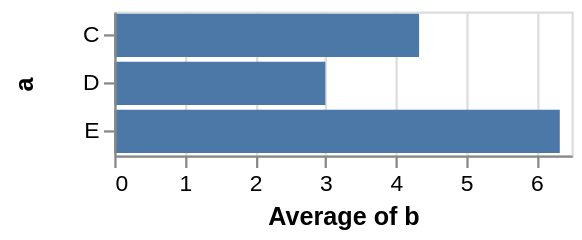

Describe this chart as a Vega-Lite specification.
### Vega specification from a JSON file in a GitHub repository (floating-point values rounded to 4 significant figures)
{"$schema": "https://vega.github.io/schema/vega/v3.0.json", "autosize": "pad", "padding": 5, "width": 200, "style": "cell", "data": [{"name": "source_0", "values": [{"a": "C", "b": 2}, {"a": "C", "b": 7}, {"a": "C", "b": 4}, {"a": "D", "b": 1}, {"a": "D", "b": 2}, {"a": "D", "b": 6}, {"a": "E", "b": 8}, {"a": "E", "b": 4}, {"a": "E", "b": 7}]}, {"name": "data_0", "source": "source_0", "transform": [{"type": "formula", "expr": "toNumber(datum[\"b\"])", "as": "b"}, {"type": "aggregate", "groupby": ["a"], "ops": ["average"], "fields": ["b"], "as": ["average_b"]}]}], "signals": [{"name": "y_step", "value": 21}, {"name": "height", "update": "bandspace(domain('y').length, 0.1, 0.05) * y_step"}], "marks": [{"name": "marks", "type": "rect", "style": ["bar"], "from": {"data": "data_0"}, "encode": {"update": {"fill": {"value": "#4c78a8"}, "x": {"scale": "x", "field": "average_b"}, "x2": {"scale": "x", "value": 0}, "y": {"scale": "y", "field": "a"}, "height": {"scale": "y", "band": true}}}}], "scales": [{"name": "x", "type": "linear", "domain": {"data": "data_0", "field": "average_b"}, "range": [0, {"signal": "width"}], "nice": true, "zero": true}, {"name": "y", "type": "band", "domain": {"data": "data_0", "field": "a", "sort": true}, "range": {"step": {"signal": "y_step"}}, "paddingInner": 0.1, "paddingOuter": 0.05}], "axes": [{"scale": "x", "orient": "bottom", "labelFlush": true, "labelOverlap": true, "tickCount": {"signal": "ceil(width/40)"}, "title": "Average of b", "zindex": 1}, {"scale": "x", "orient": "bottom", "domain": false, "grid": true, "labels": false, "maxExtent": 0, "minExtent": 0, "tickCount": {"signal": "ceil(width/40)"}, "ticks": false, "zindex": 0, "gridScale": "y"}, {"scale": "y", "orient": "left", "title": "a", "zindex": 1}], "config": {"axisY": {"minExtent": 30}}}
